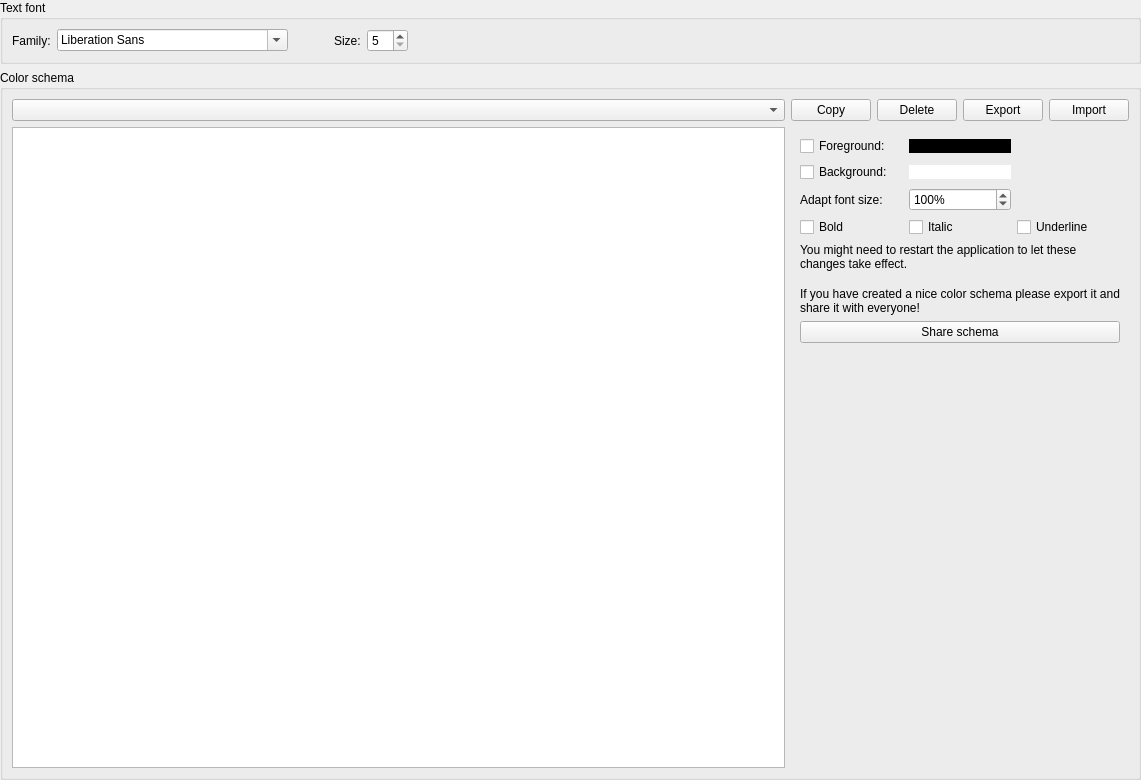
<?xml version="1.0" encoding="UTF-8"?>
<ui version="4.0">
 <class>FontColorWidget</class>
 <widget class="QFrame" name="FontColorWidget">
  <property name="geometry">
   <rect>
    <x>0</x>
    <y>0</y>
    <width>1141</width>
    <height>780</height>
   </rect>
  </property>
  <property name="windowTitle">
   <string notr="true">Font and colors</string>
  </property>
  <property name="frameShape">
   <enum>QFrame::NoFrame</enum>
  </property>
  <property name="frameShadow">
   <enum>QFrame::Raised</enum>
  </property>
  <layout class="QGridLayout" name="gridLayout">
   <property name="leftMargin">
    <number>0</number>
   </property>
   <property name="topMargin">
    <number>0</number>
   </property>
   <property name="rightMargin">
    <number>0</number>
   </property>
   <property name="bottomMargin">
    <number>0</number>
   </property>
   <item row="0" column="0">
    <widget class="QGroupBox" name="fontGroupBox">
     <property name="title">
      <string>Text font</string>
     </property>
     <layout class="QGridLayout" name="gridLayout_4">
      <item row="0" column="5">
       <spacer name="horizontalSpacer">
        <property name="orientation">
         <enum>Qt::Horizontal</enum>
        </property>
        <property name="sizeHint" stdset="0">
         <size>
          <width>40</width>
          <height>20</height>
         </size>
        </property>
       </spacer>
      </item>
      <item row="0" column="2">
       <spacer name="horizontalSpacer_2">
        <property name="orientation">
         <enum>Qt::Horizontal</enum>
        </property>
        <property name="sizeType">
         <enum>QSizePolicy::Fixed</enum>
        </property>
        <property name="sizeHint" stdset="0">
         <size>
          <width>40</width>
          <height>20</height>
         </size>
        </property>
       </spacer>
      </item>
      <item row="0" column="3">
       <widget class="QLabel" name="label_4">
        <property name="text">
         <string>Size:</string>
        </property>
       </widget>
      </item>
      <item row="0" column="0">
       <widget class="QLabel" name="label_3">
        <property name="text">
         <string>Family:</string>
        </property>
       </widget>
      </item>
      <item row="0" column="1">
       <widget class="QFontComboBox" name="fontFamilyComboBox"/>
      </item>
      <item row="0" column="4">
       <widget class="QSpinBox" name="fontSizeSpinBox">
        <property name="minimum">
         <number>5</number>
        </property>
        <property name="maximum">
         <number>72</number>
        </property>
       </widget>
      </item>
     </layout>
    </widget>
   </item>
   <item row="1" column="0">
    <widget class="QGroupBox" name="colorGroupBox">
     <property name="title">
      <string>Color schema</string>
     </property>
     <layout class="QGridLayout" name="gridLayout_2">
      <item row="1" column="0">
       <widget class="QTreeWidget" name="textTreeWidget">
        <property name="rootIsDecorated">
         <bool>false</bool>
        </property>
        <attribute name="headerVisible">
         <bool>false</bool>
        </attribute>
        <column>
         <property name="text">
          <string notr="true">1</string>
         </property>
        </column>
       </widget>
      </item>
      <item row="0" column="2">
       <widget class="QPushButton" name="deleteSchemeButton">
        <property name="toolTip">
         <string>Delete schema</string>
        </property>
        <property name="text">
         <string>Delete</string>
        </property>
        <property name="icon">
         <iconset resource="../breeze-qownnotes.qrc">
          <normaloff>:/icons/breeze-qownnotes/16x16/edit-delete.svg</normaloff>:/icons/breeze-qownnotes/16x16/edit-delete.svg</iconset>
        </property>
       </widget>
      </item>
      <item row="0" column="0">
       <widget class="QComboBox" name="colorSchemeComboBox"/>
      </item>
      <item row="0" column="4">
       <widget class="QPushButton" name="importSchemeButton">
        <property name="toolTip">
         <string>Import schema</string>
        </property>
        <property name="text">
         <string>Import</string>
        </property>
        <property name="icon">
         <iconset theme="document-import" resource="../breeze-qownnotes.qrc">
          <normaloff>:/icons/breeze-qownnotes/16x16/document-import.svg</normaloff>:/icons/breeze-qownnotes/16x16/document-import.svg</iconset>
        </property>
       </widget>
      </item>
      <item row="0" column="1">
       <widget class="QPushButton" name="copySchemeButton">
        <property name="toolTip">
         <string>Copy schema</string>
        </property>
        <property name="text">
         <string>Copy</string>
        </property>
        <property name="icon">
         <iconset resource="../breeze-qownnotes.qrc">
          <normaloff>:/icons/breeze-qownnotes/16x16/edit-copy.svg</normaloff>:/icons/breeze-qownnotes/16x16/edit-copy.svg</iconset>
        </property>
       </widget>
      </item>
      <item row="0" column="3">
       <widget class="QPushButton" name="exportSchemeButton">
        <property name="toolTip">
         <string>Export schema</string>
        </property>
        <property name="text">
         <string>Export</string>
        </property>
        <property name="icon">
         <iconset theme="document-export" resource="../breeze-qownnotes.qrc">
          <normaloff>:/icons/breeze-qownnotes/16x16/document-export.svg</normaloff>:/icons/breeze-qownnotes/16x16/document-export.svg</iconset>
        </property>
       </widget>
      </item>
      <item row="1" column="1" colspan="4">
       <widget class="QFrame" name="schemeEditFrame">
        <property name="frameShape">
         <enum>QFrame::NoFrame</enum>
        </property>
        <property name="frameShadow">
         <enum>QFrame::Raised</enum>
        </property>
        <layout class="QGridLayout" name="gridLayout_3">
         <item row="3" column="1">
          <widget class="QCheckBox" name="boldCheckBox">
           <property name="text">
            <string>Bold</string>
           </property>
          </widget>
         </item>
         <item row="2" column="1">
          <widget class="QLabel" name="label">
           <property name="text">
            <string>Adapt font size:</string>
           </property>
          </widget>
         </item>
         <item row="4" column="1" colspan="3">
          <widget class="QLabel" name="restartInfoLabel">
           <property name="text">
            <string>You might need to restart the application to let these changes take effect.</string>
           </property>
           <property name="wordWrap">
            <bool>true</bool>
           </property>
          </widget>
         </item>
         <item row="8" column="1" colspan="3">
          <widget class="QPushButton" name="shareSchemaPushButton">
           <property name="text">
            <string>Share schema</string>
           </property>
           <property name="icon">
            <iconset theme="share" resource="../breeze-qownnotes.qrc">
             <normaloff>:/icons/breeze-qownnotes/16x16/document-share.svg</normaloff>:/icons/breeze-qownnotes/16x16/document-share.svg</iconset>
           </property>
          </widget>
         </item>
         <item row="2" column="2">
          <widget class="QSpinBox" name="fontSizeAdaptionSpinBox">
           <property name="suffix">
            <string notr="true">%</string>
           </property>
           <property name="prefix">
            <string/>
           </property>
           <property name="minimum">
            <number>10</number>
           </property>
           <property name="maximum">
            <number>10000</number>
           </property>
           <property name="singleStep">
            <number>10</number>
           </property>
           <property name="value">
            <number>100</number>
           </property>
          </widget>
         </item>
         <item row="3" column="2">
          <widget class="QCheckBox" name="italicCheckBox">
           <property name="text">
            <string>Italic</string>
           </property>
          </widget>
         </item>
         <item row="0" column="2">
          <widget class="QPushButton" name="foregroundColorButton">
           <property name="styleSheet">
            <string notr="true">* {background: black; border: none}</string>
           </property>
           <property name="text">
            <string notr="true"/>
           </property>
          </widget>
         </item>
         <item row="1" column="1">
          <widget class="QCheckBox" name="backgroundColorCheckBox">
           <property name="text">
            <string>Background:</string>
           </property>
          </widget>
         </item>
         <item row="0" column="1">
          <widget class="QCheckBox" name="foregroundColorCheckBox">
           <property name="text">
            <string>Foreground:</string>
           </property>
          </widget>
         </item>
         <item row="3" column="3">
          <widget class="QCheckBox" name="underlineCheckBox">
           <property name="text">
            <string>Underline</string>
           </property>
          </widget>
         </item>
         <item row="6" column="1" colspan="3">
          <widget class="QLabel" name="label_2">
           <property name="text">
            <string>If you have created a nice color schema please export it and share it with everyone!</string>
           </property>
           <property name="wordWrap">
            <bool>true</bool>
           </property>
          </widget>
         </item>
         <item row="9" column="2">
          <spacer name="verticalSpacer">
           <property name="orientation">
            <enum>Qt::Vertical</enum>
           </property>
           <property name="sizeHint" stdset="0">
            <size>
             <width>20</width>
             <height>40</height>
            </size>
           </property>
          </spacer>
         </item>
         <item row="1" column="2">
          <widget class="QPushButton" name="backgroundColorButton">
           <property name="styleSheet">
            <string notr="true">* {background: white; border: none}</string>
           </property>
           <property name="text">
            <string/>
           </property>
          </widget>
         </item>
         <item row="5" column="1" colspan="3">
          <spacer name="verticalSpacer_2">
           <property name="orientation">
            <enum>Qt::Vertical</enum>
           </property>
           <property name="sizeType">
            <enum>QSizePolicy::Preferred</enum>
           </property>
           <property name="sizeHint" stdset="0">
            <size>
             <width>20</width>
             <height>10</height>
            </size>
           </property>
          </spacer>
         </item>
        </layout>
       </widget>
      </item>
     </layout>
    </widget>
   </item>
  </layout>
 </widget>
 <resources>
  <include location="../breeze-qownnotes.qrc"/>
 </resources>
 <connections/>
</ui>
